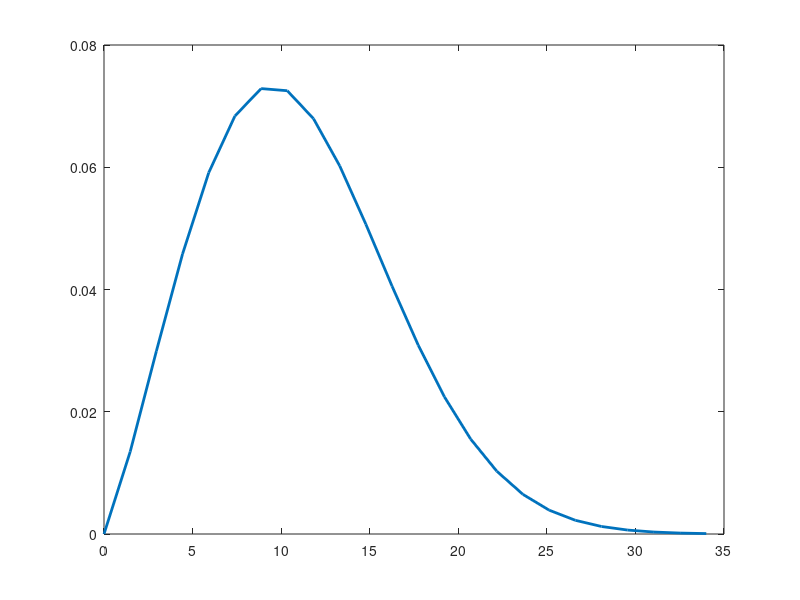

MATLAB code for this plot: (Note: this script raises an error after producing the figure.)
function mpc = case39
%CASE39 Power flow data for 39 bus New England system.
%   Please see CASEFORMAT for details on the case file format.
%
%   Data taken from [1] with the following modifications/additions:
%
%       - renumbered gen buses consecutively (as in [2] and [4])
%       - added Pmin = 0 for all gens
%       - added Qmin, Qmax for gens at 31 & 39 (copied from gen at 35)
%       - added Vg based on V in bus data (missing for bus 39)
%       - added Vg, Pg, Pd, Qd at bus 39 from [2] (same in [4])
%       - added Pmax at bus 39: Pmax = Pg + 100
%       - added line flow limits and area data from [4]
%       - added voltage limits, Vmax = 1.06, Vmin = 0.94
%       - added identical quadratic generator costs
%       - increased Pmax for gen at bus 34 from 308 to 508
%         (assumed typo in [1], makes initial solved case feasible)
%       - re-solved power flow
% 
%   Notes:
%       - Bus 39, its generator and 2 connecting lines were added
%         (by authors of [1]) to represent the interconnection with
%         the rest of the eastern interconnect, and did not include
%         Vg, Pg, Qg, Pd, Qd, Pmin, Pmax, Qmin or Qmax.
%       - As the swing bus, bus 31 did not include and Q limits.
%       - The voltages, etc in [1] appear to be quite close to the
%         power flow solution of the case before adding bus 39 with
%         it's generator and connecting branches, though the solution
%         is not exact.
%       - Explicit voltage setpoints for gen buses are not given, so
%         they are taken from the bus data, however this results in two
%         binding Q limits at buses 34 & 37, so the corresponding
%         voltages have probably deviated from their original setpoints.
%       - The generator locations and types are as follows:
%           1   30      hydro
%           2   31      nuke01
%           3   32      nuke02
%           4   33      fossil02
%           5   34      fossil01
%           6   35      nuke03
%           7   36      fossil04
%           8   37      nuke04
%           9   38      nuke05
%           10  39      interconnection to rest of US/Canada
%
%   This is a solved power flow case, but it includes the following
%   violations:
%       - Pmax violated at bus 31: Pg = 677.87, Pmax = 646
%       - Qmin violated at bus 37: Qg = -1.37,  Qmin = 0
%
%   References:
%   [1] G. W. Bills, et.al., "On-Line Stability Analysis Study"
%       RP90-1 Report for the Edison Electric Institute, October 12, 1970,
%       pp. 1-20 - 1-35.
%       prepared by E. M. Gulachenski - New England Electric System
%                   J. M. Undrill     - General Electric Co.
%       "generally representative of the New England 345 KV system, but is
%        not an exact or complete model of any past, present or projected
%        configuration of the actual New England 345 KV system.
%   [2] M. A. Pai, Energy Function Analysis for Power System Stability,
%       Kluwer Academic Publishers, Boston, 1989.
%       (references [3] as source of data)
%   [3] Athay, T.; Podmore, R.; Virmani, S., "A Practical Method for the
%       Direct Analysis of Transient Stability," IEEE Transactions on Power
%       Apparatus and Systems , vol.PAS-98, no.2, pp.573-584, March 1979.
%       URL: http://ieeexplore.ieee.org/stamp/stamp.jsp?arnumber=4113518&isnumber=4113486
%       (references [1] as source of data)
%   [4] Data included with TC Calculator at http://www.pserc.cornell.edu/tcc/
%       for 39-bus system.

%   MATPOWER
%   $Id: case39.m,v 1.14 2010/03/10 18:08:13 ray Exp $

%% MATPOWER Case Format : Version 2
mpc.version = '2'; Qmax = 100; Qmin=-500; Wind=500;

%%-----  Power Flow Data  -----%%
%% system MVA base
mpc.baseMVA = 100;


%%wind 
% 
a = 12.5;
b = 2.2;
N = 24;
pd = makedist('Weibull','a',a,'b',b) ;    
r = wblrnd(a,b,[1 N]);
vbins = linspace(0,34,N);
y= pdf(pd,vbins);
plot(vbins,y,'LineWidth',2);
hold on 
histogram(r,15,'Normalization','pdf');
hold off
title('Weibull Distribution of Wind Speeds');
xlabel('Wind Speed (m/s)');


% Turbine power curve coefficents
prated = 1e6;     % wind turbine rated power (W)
vin = 2;          % cut-in speed (m/s)
vr = 14;          % rated output speed (m/s)
vout = 25;        % cut-out speed (m/s)

% Calculating power curve
powervbins = prated*(vbins.^2 - vin^2)/(vr^2 - vin^2);
powervbins(vbins <= vin) = 0;
powervbins(vbins > vout) = 0;
powervbins(vbins >= vr & vbins <= vout) = prated;

% Plotting power curve
figure; 
plot(vbins, powervbins, '*')
xlabel('velocity (m/s)');
ylabel('turbine power (W)');
title('Turbine Power Curve')



probvbins = r/sum(r);
avgPower = sum(probvbins.* powervbins);    % (W)


 ratedpower = num2str(prated/1e6); %'Assumed wind turbine rated power (MW)
 turbinepower = num2str(avgPower/1e3); %Averaged turbine power (kW)

% % Calculating capacity factor (average power / rated power)
% cf = avgPower / prated;
%  Capacityfactor = num2str(cf*100); %Capacity factor (%)

%Wind = powervbins;

PV = powervbins;



%% bus data
%	bus_i	type	Pd	Qd	Gs	Bs	area	Vm	Va	baseKV	zone	Vmax	Vmin
%	bus_i	type	Pd	Qd	Gs	Bs	area	Vm	Va	baseKV	zone	Vmax	Vmin
mpc.bus = [													
	1	1	97.6	44.2	0	0	2	1.0393836	-13.536602	345	1	1.06	0.94;
	2	1	0	0	0	0	2	1.0484941	-9.7852666	345	1	1.06	0.94;
	3	1	322	2.4	0	0	2	1.0307077	-12.276384	345	1	1.06	0.94;
	4	1	500	184	0	0	1	1.00446	-12.626734	345	1	1.06	0.94;
	5	1	0	0	0	0	1	1.0060063	-11.192339	345	1	1.06	0.94;
	6	1	0	0	0	0	1	1.0082256	-10.40833	345	1	1.06	0.94;
	7	1	233.8	84	0	0	1	0.99839728	-12.755626	345	1	1.06	0.94;
	8	1	522	176.6	0	0	1	0.99787232	-13.335844	345	1	1.06	0.94;
	9	1	6.5	-66.6	0	0	1	1.038332	-14.178442	345	1	1.06	0.94;
	10	1	0	0	0	0	1	1.0178431	-8.170875	345	1	1.06	0.94;
	11	1	0	0	0	0	1	1.0133858	-8.9369663	345	1	1.06	0.94;
	12	1	8.53	88	0	0	1	1.000815	-8.9988236	345	1	1.06	0.94;
	13	1	0	0	0	0	1	1.014923	-8.9299272	345	1	1.06	0.94;
	14	1	0	0	0	0	1	1.012319	-10.715295	345	1	1.06	0.94;
	15	1	320	153	0	0	3	1.0161854	-11.345399	345	1	1.06	0.94;
	16	1	329	32.3	0	0	3	1.0325203	-10.033348	345	1	1.06	0.94;
	17	1	0	0	0	0	2	1.0342365	-11.116436	345	1	1.06	0.94;
	18	1	158	30	0	0	2	1.0315726	-11.986168	345	1	1.06	0.94;
	19	1	0	0	0	0	3	1.0501068	-5.4100729	345	1	1.06	0.94;
	20	1	680	103	0	0	3	0.99101054	-6.8211783	345	1	1.06	0.94;
	21	1	274	115	0	0	3	1.0323192	-7.6287461	345	1	1.06	0.94;
	22	1	0	0	0	0	3	1.0501427	-3.1831199	345	1	1.06	0.94;
	23	1	247.5	84.6	0	0	3	1.0451451	-3.3812763	345	1	1.06	0.94;
	24	1	308.6	-92.2	0	0	3	1.038001	-9.9137585	345	1	1.06	0.94;
	25	1	224	47.2	0	0	2	1.0576827	-8.3692354	345	1	1.06	0.94;
	26	1	139	17	0	0	2	1.0525613	-9.4387696	345	1	1.06	0.94;
	27	1	281	75.5	0	0	2	1.0383449	-11.362152	345	1	1.06	0.94;
	28	1	206	27.6	0	0	3	1.0503737	-5.9283592	345	1	1.06	0.94;
	29	1	283.5	26.9	0	0	3	1.0501149	-3.1698741	345	1	1.06	0.94;
	30	2	0	0	0	0	2	1.0499	-7.3704746	345	1	1.06	0.94;
	31	3	9.2	4.6	0	0	1	0.982	0	345	1	1.06	0.94;
	32	2	0	0	0	0	1	0.9841	-0.1884374	345	1	1.06	0.94;
	33	2	0	0	0	0	3	0.9972	-0.19317445	345	1	1.06	0.94;
	34	2	0	0	0	0	3	1.0123	-1.631119	345	1	1.06	0.94;
	35	2	0	0	0	0	3	1.0494	1.7765069	345	1	1.06	0.94;
	36	2	0	0	0	0	3	1.0636	4.4684374	345	1	1.06	0.94;
	37	2	0	0	0	0	2	1.0275	-1.5828988	345	1	1.06	0.94;
	38	2	0	0	0	0	3	1.0265	3.8928177	345	1	1.06	0.94;
	39	2	1104	250	0	0	1	1.103	-14.535256	345	1	1.06	0.94;
    %wind													
	40	2	0	0	0	0	2	1	0 345	1	1.06	0.94;
];													



%% generator data
%	bus	Pg	Qg	Qmax	Qmin	Vg	mBase	status	Pmax	Pmin	Pc1	Pc2	Qc1min	Qc1max	Qc2min	Qc2max	ramp_agc	ramp_10	ramp_30	ramp_q	apf
mpc.gen = [																					
	30	250	161.762	Qmax	Qmin	1.0499	100	1	1040	0	0	0	0	0	0	0	0	0	0	0	0;
	31	677.871	221.574	Qmax	Qmin	0.982	100	1	646	0	0	0	0	0	0	0	0	0	0	0	0;
	32	650	206.965	Qmax	Qmin	0.9841	100	1	725	0	0	0	0	0	0	0	0	0	0	0	0;
	33	632	108.293	Qmax	Qmin	0.9972	100	1	652	0	0	0	0	0	0	0	0	0	0	0	0;
	34	508	166.688	Qmax	Qmin	1.0123	100	1	508	0	0	0	0	0	0	0	0	0	0	0	0;
	35	650	210.661	Qmax	Qmin	1.0494	100	1	687	0	0	0	0	0	0	0	0	0	0	0	0;
	36	560	100.165	Qmax	Qmin	1.0636	100	1	580	0	0	0	0	0	0	0	0	0	0	0	0;
	37	540	-1.36945	Qmax	Qmin	1.0275	100	1	564	0	0	0	0	0	0	0	0	0	0	0	0;
	38	830	21.7327	Qmax	Qmin	1.0265	100	1	865	0	0	0	0	0	0	0	0	0	0	0	0;
	39	1000	78.4674	Qmax	Qmin	1.03	100	1	1100	0	0	0	0	0	0	0	0	0	0	0	0;
																		
	40	0	0	Qmax	Qmin	0	0	1	0	0	0	0	0	0	0	0	0	0	0	0	0;
   																					
];																					

    for kk = 1:24
        mpc.gen(11,2)=PV(kk);
    end





%% branch data
%	fbus	tbus	r	x	b	rateA	rateB	rateC	ratio	angle	status	angmin	angmax
mpc.branch = [
	1	2	0.0035	0.0411	0.6987	600	600	600	0	0	1	-360	360;
	1	39	0.001	0.025	0.75	1000	1000	1000	0	0	1	-360	360;
	2	3	0.0013	0.0151	0.2572	500	500	500	0	0	1	-360	360;
	2	25	0.007	0.0086	0.146	500	500	500	0	0	1	-360	360;
	2	30	0	0.0181	0	900	900	2500	1.025	0	1	-360	360;
	3	4	0.0013	0.0213	0.2214	500	500	500	0	0	1	-360	360;
	3	18	0.0011	0.0133	0.2138	500	500	500	0	0	1	-360	360;
	4	5	0.0008	0.0128	0.1342	600	600	600	0	0	1	-360	360;
	4	14	0.0008	0.0129	0.1382	500	500	500	0	0	1	-360	360;
	5	6	0.0002	0.0026	0.0434	1200	1200	1200	0	0	1	-360	360;
	5	8	0.0008	0.0112	0.1476	900	900	900	0	0	1	-360	360;
	6	7	0.0006	0.0092	0.113	900	900	900	0	0	1	-360	360;
	6	11	0.0007	0.0082	0.1389	480	480	480	0	0	1	-360	360;
	6	31	0	0.025	0	1800	1800	1800	1.07	0	1	-360	360;
	7	8	0.0004	0.0046	0.078	900	900	900	0	0	1	-360	360;
	8	9	0.0023	0.0363	0.3804	900	900	900	0	0	1	-360	360;
	9	39	0.001	0.025	1.2	900	900	900	0	0	1	-360	360;
	10	11	0.0004	0.0043	0.0729	600	600	600	0	0	1	-360	360;
	10	13	0.0004	0.0043	0.0729	600	600	600	0	0	1	-360	360;
	10	32	0	0.02	0	900	900	2500	1.07	0	1	-360	360;
	12	11	0.0016	0.0435	0	500	500	500	1.006	0	1	-360	360;
	12	13	0.0016	0.0435	0	500	500	500	1.006	0	1	-360	360;
	13	14	0.0009	0.0101	0.1723	600	600	600	0	0	1	-360	360;
	14	15	0.0018	0.0217	0.366	600	600	600	0	0	1	-360	360;
	15	16	0.0009	0.0094	0.171	600	600	600	0	0	1	-360	360;
	16	17	0.0007	0.0089	0.1342	600	600	600	0	0	1	-360	360;
	16	19	0.0016	0.0195	0.304	600	600	2500	0	0	1	-360	360;
	16	21	0.0008	0.0135	0.2548	600	600	600	0	0	1	-360	360;
	16	24	0.0003	0.0059	0.068	600	600	600	0	0	1	-360	360;
	17	18	0.0007	0.0082	0.1319	600	600	600	0	0	1	-360	360;
	17	27	0.0013	0.0173	0.3216	600	600	600	0	0	1	-360	360;
	19	20	0.0007	0.0138	0	900	900	2500	1.06	0	1	-360	360;
	19	33	0.0007	0.0142	0	900	900	2500	1.07	0	1	-360	360;
	20	34	0.0009	0.018	0	900	900	2500	1.009	0	1	-360	360;
	21	22	0.0008	0.014	0.2565	900	900	900	0	0	1	-360	360;
	22	23	0.0006	0.0096	0.1846	600	600	600	0	0	1	-360	360;
	22	35	0	0.0143	0	900	900	2500	1.025	0	1	-360	360;
	23	24	0.0022	0.035	0.361	600	600	600	0	0	1	-360	360;
	23	36	0.0005	0.0272	0	900	900	2500	1	0	1	-360	360;
	25	26	0.0032	0.0323	0.531	600	600	600	0	0	1	-360	360;
	25	37	0.0006	0.0232	0	900	900	2500	1.025	0	1	-360	360;
	26	27	0.0014	0.0147	0.2396	600	600	600	0	0	1	-360	360;
	26	28	0.0043	0.0474	0.7802	600	600	600	0	0	1	-360	360;
	26	29	0.0057	0.0625	1.029	600	600	600	0	0	1	-360	360;
	28	29	0.0014	0.0151	0.249	600	600	600	0	0	1	-360	360;
	29	38	0.0008	0.0156	0	1200	1200	2500	1.025	0	1	-360	360;
    
   %wind connect with bus 26
    40  26   0	0.0143	0  900	900	2500	1.025	0	1	-360	360;
];

%%-----  OPF Data  -----%%
%% generator cost data
%	1	startup	shutdown	n	x1	y1	...	xn	yn
%	2	startup	shutdown	n	c(n-1)	...	c0
mpc.gencost = [
	2	0	0	3	0.01	0.3	0.2;
	2	0	0	3	0.01	0.3	0.2;
	2	0	0	3	0.01	0.3	0.2;
	2	0	0	3	0.01	0.3	0.2;
	2	0	0	3	0.01	0.3	0.2;
	2	0	0	3	0.01	0.3	0.2;
	2	0	0	3	0.01	0.3	0.2;
	2	0	0	3	0.01	0.3	0.2;
	2	0	0	3	0.01	0.3	0.2;
	2	0	0	3	0.01	0.3	0.2;
    2	0	0	3	0.01	0.3	0.2;
];
    
    